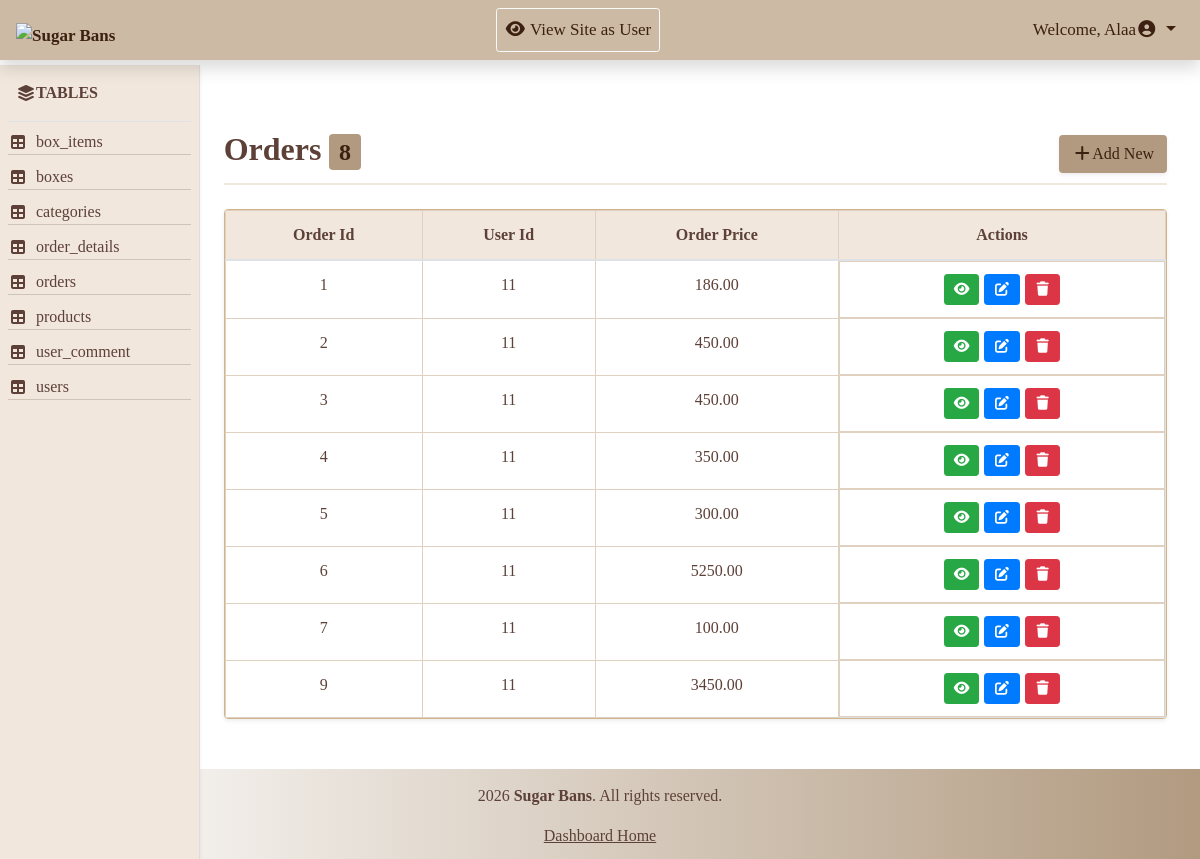
Screenshot of /Admin/view_table.php?table=orders (signed in) with the database file from the repository.
### tables this page shows
CREATE TABLE `orders` (
  `order_id` int(11) NOT NULL,
  `user_id` int(11) NOT NULL,
  `order_price` decimal(10,2) NOT NULL DEFAULT 0.00,
  `order_type` enum('pickup','delivery') NOT NULL,
  `note` text DEFAULT NULL,
  `address` text DEFAULT NULL,
  `order_date` timestamp NOT NULL DEFAULT current_timestamp()
);

### Admin/view_table.php (the view, shortened to what this page needs)
<?php
include 'includes/db/db.php';
include 'includes/temp/header.php';
include 'includes/temp/navbar.php';
?>
    <div class="row mx-3">
        <?php include 'includes/temp/aside.php'; ?>
        <main class="col-md-10">
            <?php
            $displayTitle = "";
            if (isset($_GET['table'])) {
                $currentTable = $_GET['table'];
                $spaceName = str_replace('_', ' ', $currentTable);
                $displayTitle = ucwords($spaceName);
            }
            $statement = $connect->prepare("SELECT * FROM $currentTable");
            $statement->execute();
            $currentTableCount =$statement->rowCount();
            $result = $statement->fetchAll(PDO::FETCH_ASSOC);
            $columns = [];
            if (!empty($result)) {
                $columns = array_slice(array_keys($result[0]), 0, 3);
            }
            ?>
            <div class="d-flex justify-content-between align-items-center div-title">
                <h2 class="table-title" ><?php echo $displayTitle;?> <span class="badge"><?php echo $currentTableCount;?></span></h2>
                <a href="action.php?action=add&table=<?php echo $currentTable; ?>"class="btn shadow-sm btn-add"><i class="fa-solid fa-plus"></i>Add New</a>
            </div>
            <div class="card shadow-sm mt-4 overflow-hidden">
                    <table class="table table-hover mb-0 w-100 border 1px">
                        <thead>
                            <tr>
                                <?php foreach ($columns as $col){?>
                                    <th><?php echo ucwords(str_replace('_', ' ', $col)); ?></th>
                                    <?php } ?>
                                    <th>Actions</th>
                            </tr>
                        </thead>
                        <tbody>
                            <?php foreach ($result as $row){ ?>
                                <tr>
                                    <?php foreach ($columns as $col){ ?>
                                    <td><?php echo $row[$col]; ?></td>
                                        <?php } ?>
                                    <td class="d-flex flex-md-nowrap justify-content-center operation">
                                        <a href="action.php?action=show&table=<?php echo $currentTable; ?>&id=<?php echo array_values($row)[0]; ?>" class="btn btn-sm btn-success"><i class="fa-solid fa-eye"></i></a>
                                        <a href="action.php?action=edit&table=<?php echo $currentTable; ?>&id=<?php echo array_values($row)[0]; ?>" class="btn btn-sm btn-primary"><i class="fa-solid fa-pen-to-square"></i></a>
                                        <a href="action.php?action=delete&table=<?php echo $currentTable; ?>&id=<?php echo array_values($row)[0]; ?>" class="btn btn-sm btn-danger" onclick= "return confirm('Are you sure you want to delete this?')"><i class="fa-solid fa-trash"></i></a>
                                   </td>
                               </tr>
                            <?php } ?>
                        </tbody>
                    </table>
                </div>
        </main>
    </div>
<?php
include 'includes/temp/footer.php';
?>

### Admin/includes/assets/css/style.css (style rules this page uses)
* { margin: 0; padding: 0; box-sizing: border-box; }
body { font-family:Georgia, 'Times New Roman', Times, serif; }
main { margin-top: 130px; margin-bottom: 50px; margin-left: 16.5%; padding-right:5px ; min-height: calc(100vh - 90px - 180px); }
.div-title { border-bottom: 2px solid #f1e7dd; padding-bottom: 5px; }
.table-title { color: #5d4037; font-weight: bold; }
.btn-add { background-color:#b19a80; color: #3c2011 ; }
.badge { background-color:#b19a80; color: #3c2011 ; }
.table ,.card { color: #5d4037; border-color: #d2b48c; }
.table th, .table td { border: 1px solid #e0d0c0; text-align: center; }
.table th { background-color: #f1e7dd ; }
.operation { gap:5px; margin: auto; }

### rows the page displays
orders: order_id "1", user "11", order_price "186.00"
orders: order_id "2", user "11", order_price "450.00"
orders: order_id "3", user "11", order_price "450.00"
orders: order_id "4", user "11", order_price "350.00"
orders: order_id "5", user "11", order_price "300.00"
orders: order_id "6", user "11", order_price "5250.00"
orders: order_id "7", user "11", order_price "100.00"
orders: order_id "9", user "11", order_price "3450.00"

### other values shown
$_SESSION['user_fname'] "Alaa"
$row "box_items"
$row "boxes"
$row "categories"
$row "order_details"
$row "orders"
$row "products"
$row "user_comment"
$row "users"
$displayTitle "Orders"
$currentTableCount "8"
str_replace('_', ' ', $col) "Order Id"
str_replace('_', ' ', $col) "User Id"
str_replace('_', ' ', $col) "Order Price"
